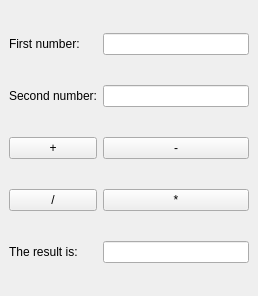
<?xml version="1.0" encoding="UTF-8"?>
<ui version="4.0">
 <class>MainWindow</class>
 <widget class="QMainWindow" name="MainWindow">
  <property name="geometry">
   <rect>
    <x>0</x>
    <y>0</y>
    <width>258</width>
    <height>296</height>
   </rect>
  </property>
  <property name="windowTitle">
   <string>MainWindow</string>
  </property>
  <widget class="QWidget" name="centralwidget">
   <layout class="QGridLayout" name="gridLayout">
    <item row="0" column="0">
     <widget class="QLabel" name="label">
      <property name="text">
       <string>First number:</string>
      </property>
     </widget>
    </item>
    <item row="0" column="1">
     <widget class="QLineEdit" name="txtFirstNum"/>
    </item>
    <item row="1" column="0">
     <widget class="QLabel" name="label_2">
      <property name="text">
       <string>Second number:</string>
      </property>
     </widget>
    </item>
    <item row="1" column="1">
     <widget class="QLineEdit" name="txtSecondNum"/>
    </item>
    <item row="2" column="0">
     <widget class="QPushButton" name="btnAdd">
      <property name="text">
       <string>+</string>
      </property>
     </widget>
    </item>
    <item row="6" column="0">
     <widget class="QLabel" name="label_3">
      <property name="text">
       <string>The result is:</string>
      </property>
     </widget>
    </item>
    <item row="6" column="1">
     <widget class="QLineEdit" name="txtResult">
      <property name="readOnly">
       <bool>true</bool>
      </property>
     </widget>
    </item>
    <item row="2" column="1">
     <widget class="QPushButton" name="btnSubtract">
      <property name="text">
       <string>-</string>
      </property>
     </widget>
    </item>
    <item row="3" column="1">
     <widget class="QPushButton" name="btnMuldiply">
      <property name="text">
       <string>*</string>
      </property>
     </widget>
    </item>
    <item row="3" column="0">
     <widget class="QPushButton" name="btnDivide">
      <property name="text">
       <string>/</string>
      </property>
     </widget>
    </item>
   </layout>
  </widget>
 </widget>
 <resources/>
 <connections/>
</ui>
